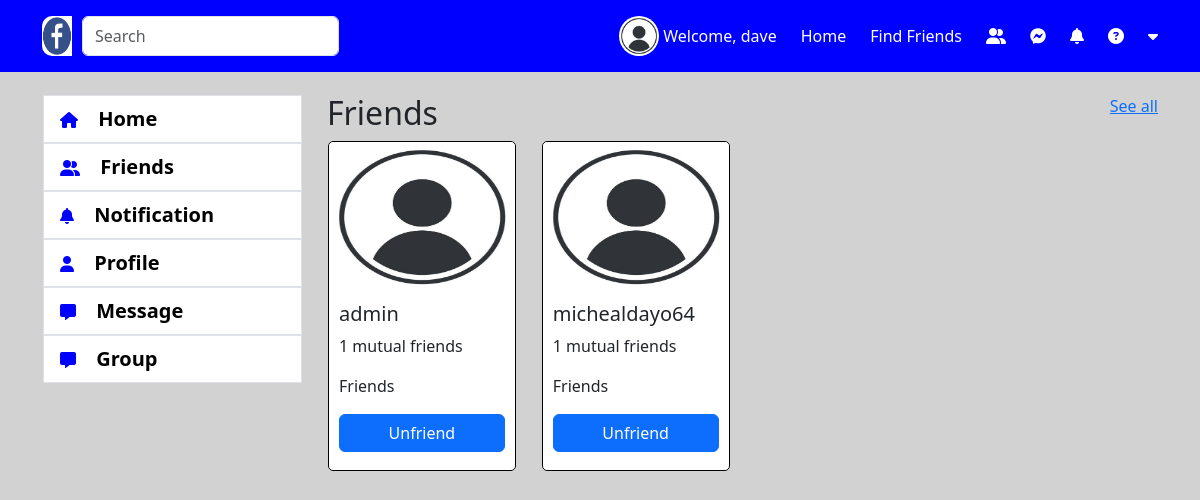
/friend/ (signed in), run on the app's committed database.
### account/models.py (models this page shows, shortened)
class Accounts(AbstractBaseUser):
    email = models.EmailField(verbose_name="email", max_length=60, unique=True)
    username = models.CharField(max_length=30, unique=True)
    date_joined = models.DateTimeField(
        verbose_name='date joined', auto_now_add=True)
    last_login = models.DateTimeField(verbose_name='last login', auto_now=True)
    is_admin = models.BooleanField(default=False)
    is_active = models.BooleanField(default=True)
    is_staff = models.BooleanField(default=False)
    is_superuser = models.BooleanField(default=False)
    profile_image = models.ImageField(max_length=255, upload_to=get_profile_image_filepath,
                                      null=True, blank=True, default=get_default_profile_image)
    hide_email = models.BooleanField(default=True)
    USERNAME_FIELD = 'email'
    REQUIRED_FIELDS = ['username']
    objects = MyAccountManager()

### friend_app/views.py (the view)
# urls.py: path('', friend_index, name='friend-index'),
def friend_index(request):
    user = request.user
    context = {}
    if user.is_authenticated:
        user_id = user.id
        all_user = Accounts.objects.exclude(id=user_id)
        accounts = []
        for account in all_user:
            try:
                auth_user_friend_list = FriendsList.objects.get(user=account)
                friends = auth_user_friend_list.friends.all()
            except FriendsList.DoesNotExist:
                auth_user_friend_list = FriendsList(user=account)
                auth_user_friend_list.save()
            if friends.filter(pk=user.id):
                is_friend = True
            else:
                is_friend = False
            request_sent = FriendRequestStatus.NO_REQUEST_SENT.value
            pending_friend_request_id = None
            if get_friend_request_or_false(sender=account, reciever=user) != False:
                request_sent = FriendRequestStatus.THEM_SENT_TO_YOU.value
                pending_friend_request_id = get_friend_request_or_false(
                    sender=account, reciever=user
                ).id
            elif get_friend_request_or_false(sender=user, reciever=account) != False:
                request_sent = FriendRequestStatus.YOU_SENT_TO_THEM.value
            else:
                request_sent = FriendRequestStatus.NO_REQUEST_SENT.value
            accounts.append(
                (account, is_friend, auth_user_friend_list.friends.all().count(), request_sent, pending_friend_request_id))
        context = {
            'accounts': accounts
        }
        return render(request, 'friend_app/friend.html', context)
    else:
        print("User not authenticated")
    return render(request, 'friend_app/friend.html', context)

### friend_app/utils.py (called while the page is built)
def get_friend_request_or_false(sender, reciever):
    try:
        return FriendRequest.objects.get(sender = sender, reciever = reciever, is_active = True)
    except FriendRequest.DoesNotExist:
        return False

### friend_app/templates/friend_app/friend.html (shortened to what this page needs)
{% extends 'base.html' %}
{% load static %}
{% block content %}
<br>
    <div class="row">
      <div class="col-3">
        {% include 'snippets/left-menu.html' %}
      </div>
      <div class="col-9">
        <div class="row">
            <div class="d-flex justify-content-between">
              <h2>Friends</h2>
              <a href="#">See all</a>
            </div>
        </div>
        <div class="row pb-2">
          {% for account in accounts %}
          <div class="col-3">
            <div class="card">
              <div class="all-friend">
                <img src="{{ account.0.profile_image.url }}" alt="" srcset="">
                <div class="user-detail">
                  <h5>{{ account.0.username }}</h5>
                  {% if account.1 == True %}
                    <p>{{ account.2 }} mutual friends</p>
                    <p>Friends</p>
                    <a href="{% url 'remove_friend' account.0.id %}" class="btn btn-primary w-100 mb-2">Unfriend</a>
                  {% endif %}
                </div>
              </div>
            </div>
          </div>
          {% endfor %}
        </div>
      </div>
    </div>
{% endblock %}

### templates/snippets/header.html (shortened to what this page needs)
{% load static %}
<nav class="navbar fixed-top" style="background-color: blue;">
    <div class="container d-flex flex-row justify-content-between" id="myheader">
        <div>
            <form class="d-flex" role="search">
                <img src="{% static 'img/fb.jpeg' %}" alt="" srcset="" style="width: 40px; height: 40px; padding-right: 10px; border-radius: 10px;">
                <input class="form-control me-2 w-100" type="search" placeholder="Search" aria-label="Search">
              </form>
        </div>
      <div class="d-flex flex-row align-items-center">
        {% if request.user.is_authenticated %}
        <a href="{% url 'profile-index' %}" class="anch">
        <img class="me-1 profile-pic" src="{{ request.user.profile_image.url }}" alt="">
      </a>
        {% else %}
        <img class="me-1 profile-pic" src="{% static 'img/profile_image.png' %}" alt="">
        {% endif %}
        <a href="{% url 'profile-index' %}" class="anch">
        <p class="me-4 mt-3 text-white">Welcome, {{ request.user.username }}</p>
      </a>
      <a href="{% url 'index' %}" class="anch">
        <p class="me-4 mt-3 text-white">Home</p>
      </a>
      <a href="#" class="anch">
        <p class="me-4 mt-3 text-white">Find Friends</p>
      </a>
      <a href="#" class="anch">
        <i class="fa-solid fa-user-group me-4 text-white"></i>
      </a>
      <a href="#" class="anch">
        <i class="fa-brands fa-facebook-messenger me-4 text-white"></i>
      </a>
      <a href="#" class="anch">
        <i class="fa-solid fa-bell me-4 text-white"></i>
      </a>
      <a href="#" class="anch">
        <i class="fa-solid fa-circle-question me-4 text-white"></i>
      </a>
      <a href="#" id="logout">
        <i class="fa-solid fa-caret-down text-white"></i>
      </a>
      </div>
    </div>
  </nav>

### static/css/style.css (style rules this page uses)
.anch { text-decoration: none; cursor: pointer; }
.anch i { color: blue; }
.profile-pic { width: 40px; height: 40px; border-radius: 100%; }
#myheader { position: relative; }

### static/css/friend.css (style rules this page uses)
.all-friend { width: 100%; border: 1px solid black; border-radius: 5px; display: flex; flex-direction: column; box-shadow: inset; }
.all-friend img { width: 100%; height: 150px; border-top-right-radius: 5px; border-top-left-radius: 5px; }
.all-friend .user-detail { padding: 10px; }

### data on the page
Accounts: user.profile_image (picture), user.username "dave"
Accounts: profile_image (picture), username "admin", account "1"
Accounts: profile_image (picture), username "michealdayo64", account "1"
